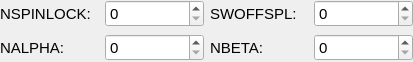
               <widget class="QWidget" name="scrollAreaWidgetContents_2">
                <property name="geometry">
                 <rect>
                  <x>0</x>
                  <y>0</y>
                  <width>413</width>
                  <height>62</height>
                 </rect>
                </property>
                <layout class="QGridLayout" name="gridLayout_6">
                 <property name="leftMargin">
                  <number>0</number>
                 </property>
                 <property name="topMargin">
                  <number>0</number>
                 </property>
                 <property name="rightMargin">
                  <number>0</number>
                 </property>
                 <property name="bottomMargin">
                  <number>0</number>
                 </property>
                 <item row="0" column="0">
                  <layout class="QGridLayout" name="gridLayout_3">
                   <item row="0" column="0">
                    <widget class="QLabel" name="label_48">
                     <property name="font">
                      <font>
                       <pointsize>11</pointsize>
                      </font>
                     </property>
                     <property name="text">
                      <string>NSPINLOCK:</string>
                     </property>
                     <property name="scaledContents">
                      <bool>true</bool>
                     </property>
                     <property name="buddy">
                      <cstring>theoryCombo</cstring>
                     </property>
                    </widget>
                   </item>
                   <item row="0" column="1">
                    <widget class="QSpinBox" name="nspinlockSpin">
                     <property name="font">
                      <font>
                       <pointsize>11</pointsize>
                      </font>
                     </property>
                    </widget>
                   </item>
                   <item row="0" column="2">
                    <widget class="QLabel" name="label_27">
                     <property name="font">
                      <font>
                       <pointsize>11</pointsize>
                      </font>
                     </property>
                     <property name="text">
                      <string>SWOFFSPL:</string>
                     </property>
                     <property name="scaledContents">
                      <bool>true</bool>
                     </property>
                     <property name="buddy">
                      <cstring>theoryCombo</cstring>
                     </property>
                    </widget>
                   </item>
                   <item row="1" column="0" rowspan="2">
                    <widget class="QLabel" name="label_49">
                     <property name="font">
                      <font>
                       <pointsize>11</pointsize>
                      </font>
                     </property>
                     <property name="text">
                      <string>NALPHA:</string>
                     </property>
                     <property name="scaledContents">
                      <bool>true</bool>
                     </property>
                     <property name="buddy">
                      <cstring>theoryCombo</cstring>
                     </property>
                    </widget>
                   </item>
                   <item row="1" column="1" rowspan="2">
                    <widget class="QSpinBox" name="nalphaSpin">
                     <property name="font">
                      <font>
                       <pointsize>11</pointsize>
                      </font>
                     </property>
                     <property name="maximum">
                      <number>999</number>
                     </property>
                    </widget>
                   </item>
                   <item row="1" column="2" rowspan="2">
                    <widget class="QLabel" name="label_50">
                     <property name="font">
                      <font>
                       <pointsize>11</pointsize>
                      </font>
                     </property>
                     <property name="text">
                      <string>NBETA:</string>
                     </property>
                     <property name="scaledContents">
                      <bool>true</bool>
                     </property>
                     <property name="buddy">
                      <cstring>theoryCombo</cstring>
                     </property>
                    </widget>
                   </item>
                   <item row="1" column="3" rowspan="2">
                    <widget class="QSpinBox" name="nbetaSpin">
                     <property name="font">
                      <font>
                       <pointsize>11</pointsize>
                      </font>
                     </property>
                     <property name="maximum">
                      <number>999</number>
                     </property>
                    </widget>
                   </item>
                   <item row="0" column="3">
                    <widget class="QSpinBox" name="swoffsplSpin">
                     <property name="font">
                      <font>
                       <pointsize>11</pointsize>
                      </font>
                     </property>
                    </widget>
                   </item>
                  </layout>
                 </item>
                </layout>
               </widget>
